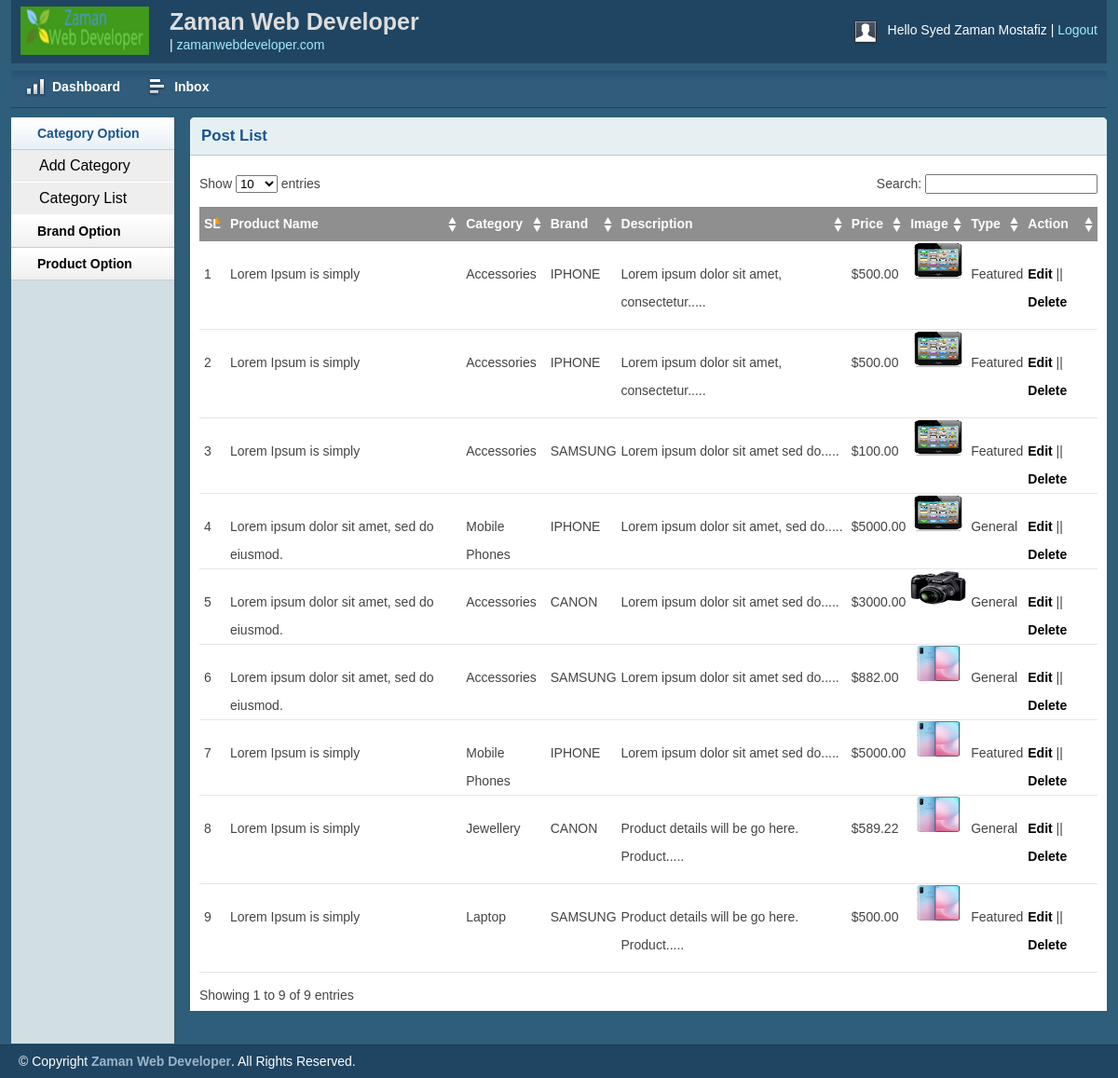
The page /admin/productlist.php (signed in) on the database its author committed.
### tables this page shows
CREATE TABLE `tbl_product` (
  `productId` int(11) NOT NULL,
  `productName` varchar(255) NOT NULL,
  `catId` int(11) NOT NULL,
  `brandId` int(11) NOT NULL,
  `body` text NOT NULL,
  `price` float(10,2) NOT NULL,
  `image` varchar(255) NOT NULL,
  `type` tinyint(4) NOT NULL DEFAULT 0
);

CREATE TABLE `tbl_category` (
  `catId` int(11) NOT NULL,
  `catName` varchar(255) NOT NULL
);

CREATE TABLE `tbl_brand` (
  `brandId` int(11) NOT NULL,
  `brandName` varchar(255) NOT NULL
);

### lib/Database.php (called while the page is built, shortened)
<?php
Class Database{
  public $host   = DB_HOST;
  public $user   = DB_USER;
  public $pass   = DB_PASS;
  public $dbname = DB_NAME;
  public $link;
  private function connectDB()
  {
    $this->link = new mysqli($this->host, $this->user, $this->pass, $this->dbname);
  }
  public function select($query)
  {
    $result = $this->link->query($query) or die($this->link->error.__LINE__);
    if($result->num_rows > 0)
    {
      return $result;
    }
    else
    {
      return false;
    }
  }
}

### classes/Product.php (called while the page is built, shortened)
<?php
	$filepath = realpath(dirname(__FILE__));
	include_once ($filepath.'/../lib/Database.php');
	include_once ($filepath.'/../helpers/Format.php');
?>
<?php
class Product
{
	private $db;
	public function __construct()
	{
		$this->db = new Database();
	}
	public function getAllProduct()
	{
		$query = "SELECT p.*, c.catName, b.brandName
				FROM tbl_product as p, tbl_category as c, tbl_brand as b
				WHERE p.catId = c.catId AND p.brandId = b.brandId
				ORDER BY p.productId DESC";
		$result = $this->db->select($query);
		return $result;
	}
}
?>

### helpers/Format.php (called while the page is built, shortened)
<?php
class Format{
 public function textShorten($text, $limit = 400){
  $text = $text. " ";
  $text = substr($text, 0, $limit);
  $text = substr($text, 0, strrpos($text, ' '));
  $text = $text.".....";
  return $text;
 }
}
?>

### admin/productlist.php (the view, shortened to what this page needs)
<?php include 'inc/header.php';?>
<?php include 'inc/sidebar.php';?>
<?php include '../classes/Product.php';?>
<?php include_once '../helpers/Format.php';?>
<?php
	$pd = new Product();
	$fm = new Format();
?>
<div class="grid_10">
    <div class="box round first grid">
        <h2>Post List</h2>
        <div class="block">
            <table class="data display datatable" id="example">
			<thead>
				<tr>
					<th>SL</th>
					<th>Product Name</th>
					<th>Category</th>
					<th>Brand</th>
					<th>Description</th>
					<th>Price</th>
					<th>Image</th>
					<th>Type</th>
					<th>Action</th>
				</tr>
			</thead>
			<tbody>
				<?php
				$getPd = $pd->getAllProduct();
				if ($getPd)
				{
					$i = 0;
					while ($result = $getPd->fetch_assoc())
					{
						$i++;
				?>
				<tr class="odd gradeX">
					<td><?php echo $i;?></td>
					<td><?php echo $result['productName'];?></td>
					<td><?php echo $result['catName'];?></td>
					<td><?php echo $result['brandName'];?></td>
					<td><?php echo $fm->textShorten($result['body'], 50);?></td>
					<td>$<?php echo $result['price'];?></td>
					<td><img src="<?php echo $result['image'];?>" height="40px" width="60px"></td>
					<td>
						<?php
						if ($result['type'] == 0)
						{
							echo "Featured";
						}
						else
						{
							echo "General";
						}
						?>
					</td>
					<td><a href="productedit.php?proId=<?php echo $result['productId']?>">Edit</a> || <a onclick="return confirm('Are you sure to Delete?')" href="?delpro=<?php echo $result['productId']?>">Delete</a></td>
				</tr>
				<?php
					}
				}
				?>
			</tbody>
		</table>
       </div>
    </div>
</div>
<?php include 'inc/footer.php';?>

### admin/css/text.css (style rules this page uses)
body { font: 13px/1.5 Tahoma, Helvetica, Arial, 'Liberation Sans', FreeSans, sans-serif; }
h2 { font-size: 23px; }
p, dl, hr, h1, h2, h3, h4, h5, h6, ol, ul, pre, table, address, fieldset { margin-bottom: 20px; }

### admin/css/grid.css (style rules this page uses)
.grid_1, .grid_2, .grid_3, .grid_4, .grid_5, .grid_6, .grid_7, .grid_8, .grid_9, .grid_10, .grid_11, .grid_12, .grid_13, .grid_14, .grid_15, .grid_16 { display: inline; float: left; margin-left: 1%; margin-right: 1%; }
.container_12 .grid_10 { width: 81.333%; }

### admin/css/layout.css (style rules this page uses)
body { background: #fff none repeat scroll 0 0; color: #444; font-size: 14px; padding: 0; }
a { color: #000; font-weight:bold; text-decoration: none; }
h1, h2, h3, h4, h5, h6 { line-height:1.2em; margin-bottom:.3em; }
h2 { margin-top:1em; }
.box { background:#fff; margin-bottom:20px; padding:10px 10px 10px 10px; margin-left:-8px; }
.box.grid { padding-bottom:40px; }
.box.round { -moz-border-radius: 5px 5px 0px 0px; -webkit-border-radius: 5px 5px 0px 0px; border-radius: 5px 5px 0px 0px; }
.box h2 { font-size:1.2em; font-weight:bold; color:#1B548D; background:#E6F0F3; margin:-10px -10px 0 -10px; padding:10px 12px; border-bottom:1px solid #B3CBD6; -moz-border-radius: 5px 5px 0px 0px; -webkit-border-radius: 5px 5px 0px 0px; border-radius: 5px 5px 0px 0px; }
.box.first { min-height: 406px; }
.block { padding-top:20px; }
p { margin-bottom:1em; }
.block { padding-bottom:1px; }
table.display { margin: 0 auto; clear: both; width: 100%; }
.sorting_asc { background: #8f8f8f url(../img/table/sort_asc.png) no-repeat center right; padding:8px 5px; text-align:left; color:#fff; }
.sorting { background:#8f8f8f url(../img/table/sort_both.png) no-repeat center right; padding:8px 5px; text-align:left; color:#fff; }
tr.odd { height: 30px; line-height: 30px; border-bottom:1px solid #e6e6e6; }
tr.even { height: 30px; line-height: 30px; border-bottom:1px solid #e6e6e6; }
tr.odd td, tr.even td { padding-left:5px; }

### rows shown on the page
tbl_product: productName "Lorem Ipsum is simply", catId.catName "Accessories", brandId.brandName "IPHONE", body "Lorem ipsum dolor sit amet, consectetur.....", price "500.00", image (picture), type "Featured"
tbl_product: productName "Lorem Ipsum is simply", catId.catName "Accessories", brandId.brandName "IPHONE", body "Lorem ipsum dolor sit amet, consectetur.....", price "500.00", image (picture), type "Featured"
tbl_product: productName "Lorem Ipsum is simply", catId.catName "Accessories", brandId.brandName "SAMSUNG", body "Lorem ipsum dolor sit amet sed do.....", price "100.00", image (picture), type "Featured"
tbl_product: productName "Lorem ipsum dolor sit amet, sed do eiusmod.", catId.catName "Mobile Phones", brandId.brandName "IPHONE", body "Lorem ipsum dolor sit amet, sed do.....", price "5000.00", image (picture), type "General"
tbl_product: productName "Lorem ipsum dolor sit amet, sed do eiusmod.", catId.catName "Accessories", brandId.brandName "CANON", body "Lorem ipsum dolor sit amet sed do.....", price "3000.00", image (picture), type "General"
tbl_product: productName "Lorem ipsum dolor sit amet, sed do eiusmod.", catId.catName "Accessories", brandId.brandName "SAMSUNG", body "Lorem ipsum dolor sit amet sed do.....", price "882.00", image (picture), type "General"
tbl_product: productName "Lorem Ipsum is simply", catId.catName "Mobile Phones", brandId.brandName "IPHONE", body "Lorem ipsum dolor sit amet sed do.....", price "5000.00", image (picture), type "Featured"
tbl_product: productName "Lorem Ipsum is simply", catId.catName "Jewellery", brandId.brandName "CANON", body "Product details will be go here. Product.....", price "589.22", image (picture), type "General"
tbl_product: productName "Lorem Ipsum is simply", catId.catName "Laptop", brandId.brandName "SAMSUNG", body "Product details will be go here. Product.....", price "500.00", image (picture), type "Featured"

### other values the page prints
Session::get('adminName') "Syed Zaman Mostafiz"
